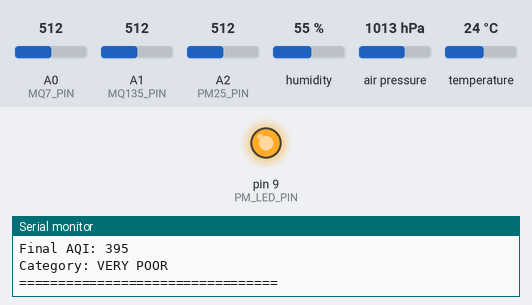
The sketch below on a simulated Arduino Uno, built with avr-gcc and run on an emulated ATmega328P. On the bench: output pins drawn as LEDs (lit = HIGH), the last lines printed to the serial monitor. Dashed ring = blinking. Inputs (shaded band) come from the test bench; at power-on: A0 (MQ7_PIN) = 512, A2 (PM25_PIN) = 512, A1 (MQ135_PIN) = 512, humidity 55 %, air pressure 1013 hPa, temperature 24 °C.

Above: at 1.2 s.
1.3 s: A0 (MQ7_PIN) set to 716
5.9 s: A2 (PM25_PIN) set to 40
10.9 s: A0 (MQ7_PIN) set to 306
At 12.0 s:
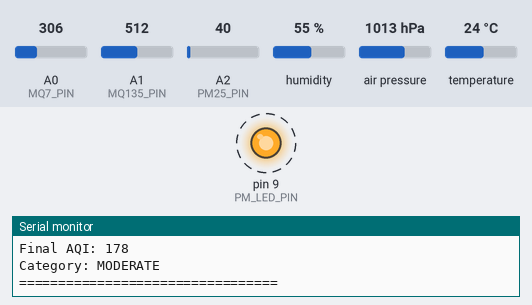
Timing chart, 0 to 21.9 s (numbered marks = the images above; inputs shaded):
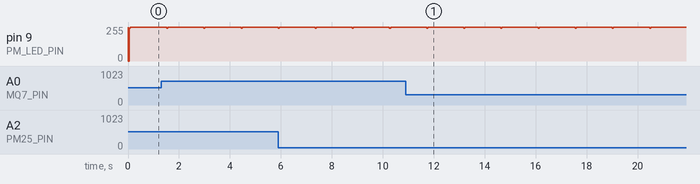

Measured:
- by itself, pin 9 (PM_LED_PIN): alternates 255/255 for 1.4 s and 247/255 for 0.04 s

The sketch:

temp.ino
```cpp
#include <Wire.h>
#include <Adafruit_Sensor.h>
#include <Adafruit_BME280.h>

// Pins
#define MQ7_PIN   A0
#define MQ135_PIN A1
#define PM25_PIN  A2
#define PM_LED_PIN 9  // GP2Y1010AU0F IR LED pin (usually active-LOW to turn ON)

Adafruit_BME280 bme; // I2C BME280 (default addr 0x76 used below)

// --- PM2.5 pulsed-LED timing (microseconds) ---
const unsigned int samplingTime = 280;   // microseconds
const unsigned int deltaTime    = 40;    // microseconds
const unsigned int sleepTime    = 9680;  // microseconds

// Averaging for PM reading
const int PM_AVG_SAMPLES = 5;

// ---------- Helper: AQI Category ----------
String getAQICategory(int aqi) {
  if (aqi <= 50) return "GOOD";
  else if (aqi <= 100) return "SATISFACTORY";
  else if (aqi <= 200) return "MODERATE";
  else if (aqi <= 300) return "POOR";
  else if (aqi <= 400) return "VERY POOR";
  else return "SEVERE";
}

// ---------------- PM2.5 Reading (GP2Y1010AU0F style) ----------------
float readPM25() {
  // Many GP2Y modules are active-LOW for LED (LOW => LED ON). If your module uses HIGH to turn ON, invert the writes.
  long sumCentiMicro = 0; // we'll store centi-ug (ug * 100) to reduce float accumulation issues

  for (int s = 0; s < PM_AVG_SAMPLES; ++s) {
    digitalWrite(PM_LED_PIN, LOW);          // LED ON (active-LOW) - pulse
    delayMicroseconds(samplingTime);        // wait for sensor to respond

    int voMeasured = analogRead(PM25_PIN);  // ADC reading (0-1023)

    delayMicroseconds(deltaTime);
    digitalWrite(PM_LED_PIN, HIGH);         // LED OFF
    delayMicroseconds(sleepTime);           // pause between pulses

    // Convert ADC reading to voltage (assumes 5.0V Vref and 10-bit ADC)
    float voltage = voMeasured * (5.0 / 1024.0);

    // Calibration from image: dustDensity (ug/m3) = 170 * Vout - 0.1
    float dustDensity = (170.0 * voltage) - 0.1;
    if (dustDensity < 0.0) dustDensity = 0.0;

    sumCentiMicro += (long)(dustDensity * 100.0); // keep centi-ug
  }

  float avgCenti = (float)sumCentiMicro / PM_AVG_SAMPLES;
  float avgDust = avgCenti / 100.0; // back to ug/m3
  return avgDust;
}

void setup() {
  Serial.begin(9600);
  while (!Serial && millis() < 2000); // small wait for Serial on some boards

  pinMode(PM_LED_PIN, OUTPUT);
  digitalWrite(PM_LED_PIN, HIGH); // LED OFF initial (assuming active-LOW)

  // initialize BME280
  if (!bme.begin(0x76)) {
    Serial.println("BME280 ERROR - Not detected at 0x76!");
    // If BME not present, we continue but will skip readings (handled in loop)
  } else {
    Serial.println("BME280 OK");
  }

  Serial.println("Air Quality System Started...");
}

void loop() {
  // -------- Sensor raw reads ----------
  int mq7_raw = analogRead(MQ7_PIN);     // CO sensor raw
  int mq135_raw = analogRead(MQ135_PIN); // General gas sensor raw
  float pm25 = readPM25();               // ug/m3

  // BME readings (if available)
  float temp = NAN, hum = NAN, pressure = NAN;
  if ((uint32_t)bme.readTemperature() == (uint32_t)0 && (uint32_t)bme.readHumidity() == (uint32_t)0 && (uint32_t)bme.readPressure() == (uint32_t)0) {
    // this check is weak; if bme.begin() failed earlier you already printed an error.
  }
  // Safer: use the object anyway; if not present values may be zero or nonsense
  temp = bme.readTemperature();                    // Celsius
  hum  = bme.readHumidity();                       // %
  pressure = bme.readPressure() / 100.0;           // hPa

  // ---------- Convert raw values to simple AQI-like scales ----------
  // These are simple linear maps for quick display; replace with proper calibrations if available.
  int COppm = map(mq7_raw, 0, 1023, 0, 1000);       // crude mapping to 0-1000 ppm
  int gasAQI = map(mq135_raw, 0, 1023, 0, 500);     // crude gas index 0-500
  int pmAQI = constrain((int)round(pm25), 0, 500);  // use PM2.5 ug/m3 ~ index (simple)

  // Combined AQI (weighted) - weights can be tuned
  int AQI = (int)round((0.4 * pmAQI) + (0.3 * gasAQI) + (0.3 * COppm));
  AQI = constrain(AQI, 0, 9999); // limit just in case

  String category = getAQICategory(AQI);

  // ---------- Serial Output ----------
  Serial.println(F("================================="));
  Serial.print(F("PM2.5 (ug/m3): ")); Serial.println(pm25);
  Serial.print(F("CO (MQ7 raw -> ppm): ")); Serial.print(mq7_raw); Serial.print(F(" -> ")); Serial.println(COppm);
  Serial.print(F("MQ135 raw -> gas AQI: ")); Serial.print(mq135_raw); Serial.print(F(" -> ")); Serial.println(gasAQI);
  Serial.print(F("Temperature: ")); Serial.print(temp); Serial.println(F(" C"));
  Serial.print(F("Humidity: ")); Serial.print(hum); Serial.println(F(" %"));
  Serial.print(F("Pressure: ")); Serial.print(pressure); Serial.println(F(" hPa"));
  Serial.print(F("Final AQI: ")); Serial.println(AQI);
  Serial.print(F("Category: ")); Serial.println(category);
  Serial.println(F("=================================\n"));

  delay(1200); // ~1.2s between prints
}
```
